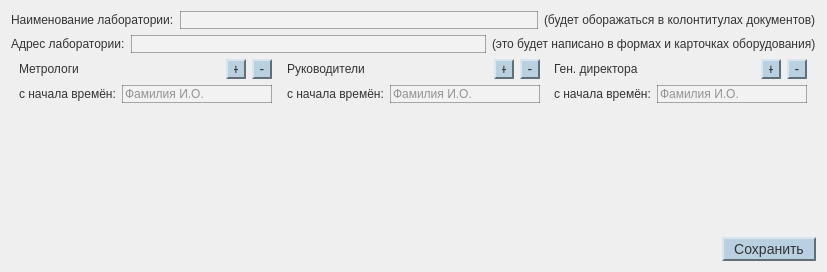
<?xml version="1.0" encoding="UTF-8"?>
<ui version="4.0">
 <class>staff</class>
 <widget class="QDialog" name="staff">
  <property name="geometry">
   <rect>
    <x>0</x>
    <y>0</y>
    <width>827</width>
    <height>272</height>
   </rect>
  </property>
  <property name="windowTitle">
   <string>Сотрудники</string>
  </property>
  <property name="styleSheet">
   <string notr="true">QWidget {
 color: #333333;
}

QLabel {
 color: #333333;
 background-color: rgba(0, 0, 0, 0);
}

QTableView {
 color: #333333;
 border: 2px solid rgba(0, 0, 0, 70);
 background-color: #f0e6d2;
 gridline-color: rgba(180, 180, 180, 128);
}

QTableView::item:selected {
 color: #333333;
 background-color: rgba(180, 200, 220, 128);
}

QRadioButton {
 font-size: 14px;
}

QRadioButton:checked {
 font-size: 14px;
 background-color: #e1e9f0;
}

QRadioButton::indicator {
    width: 15px;
    height: 15px;
}
QRadioButton::indicator:checked {
 background-color: #a0c0d0;
    border: 2px solid rgba(255, 255, 255, 0);
 border-top-color: rgba(0, 0, 0, 120);
 border-left-color: rgba(0, 0, 0, 120);
 border-bottom-color: rgba(255, 255, 255, 120);
 border-right-color: rgba(255, 255, 255, 120);
}
QRadioButton::indicator:unchecked {
 background-color: #e1e9f0;
    border: 2px solid rgba(255, 255, 255, 0);
 border-top-color: rgba(255, 255, 255, 120);
 border-left-color: rgba(255, 255, 255, 120);
 border-bottom-color: rgba(0, 0, 0, 120);
 border-right-color: rgba(0, 0, 0, 120);
}

QLineEdit {
 border: 1px solid rgba(0, 0, 0, 80);
 background-color: rgba(255, 255, 255, 40);
}

QTextEdit {
 border: 1px solid rgba(0, 0, 0, 80);
 background-color: rgba(255, 255, 255, 40);
}

QPushButton {
 background-color: #b8d0e0;
    border: 2px solid rgba(255, 255, 255, 0);
 border-top-color: rgba(255, 255, 255, 120);
 border-left-color: rgba(255, 255, 255, 120);
 border-bottom-color: rgba(0, 0, 0, 120);
 border-right-color: rgba(0, 0, 0, 120);
    padding: 2px 10px;
    font-size: 14px;
}

QPushButton:hover {
 background-color: #c8dfe8;
}

QPushButton:pressed {
 background-color: #a0b8c8;
    border-top-color: rgba(0, 0, 0, 120);
 border-left-color: rgba(0, 0, 0, 120);
 border-bottom-color: rgba(255, 255, 255, 120);
 border-right-color: rgba(255, 255, 255, 120);
}
</string>
  </property>
  <layout class="QVBoxLayout" name="verticalLayout_7">
   <item>
    <layout class="QHBoxLayout" name="horizontalLayout_6">
     <item>
      <widget class="QLabel" name="label_5">
       <property name="text">
        <string>Наименование лаборатории:</string>
       </property>
      </widget>
     </item>
     <item>
      <widget class="QLineEdit" name="lineEdit_lab_name"/>
     </item>
     <item>
      <widget class="QLabel" name="label_8">
       <property name="text">
        <string>(будет оборажаться в колонтитулах документов)</string>
       </property>
      </widget>
     </item>
    </layout>
   </item>
   <item>
    <layout class="QHBoxLayout" name="horizontalLayout_4">
     <item>
      <widget class="QLabel" name="label_7">
       <property name="text">
        <string>Адрес лаборатории:</string>
       </property>
      </widget>
     </item>
     <item>
      <widget class="QLineEdit" name="lineEdit_adress"/>
     </item>
     <item>
      <widget class="QLabel" name="label_9">
       <property name="text">
        <string>(это будет написано в формах и карточках оборудования)</string>
       </property>
      </widget>
     </item>
    </layout>
   </item>
   <item>
    <layout class="QHBoxLayout" name="horizontalLayout">
     <property name="spacing">
      <number>6</number>
     </property>
     <item>
      <spacer name="horizontalSpacer_7">
       <property name="orientation">
        <enum>Qt::Orientation::Horizontal</enum>
       </property>
       <property name="sizeHint" stdset="0">
        <size>
         <width>40</width>
         <height>20</height>
        </size>
       </property>
      </spacer>
     </item>
     <item>
      <layout class="QVBoxLayout" name="verticalLayout_4">
       <item>
        <layout class="QVBoxLayout" name="verticalLayout">
         <item>
          <layout class="QHBoxLayout" name="horizontalLayout_15">
           <item>
            <widget class="QLabel" name="label">
             <property name="text">
              <string>Метрологи</string>
             </property>
            </widget>
           </item>
           <item>
            <spacer name="horizontalSpacer_3">
             <property name="orientation">
              <enum>Qt::Orientation::Horizontal</enum>
             </property>
             <property name="sizeHint" stdset="0">
              <size>
               <width>40</width>
               <height>20</height>
              </size>
             </property>
            </spacer>
           </item>
           <item>
            <widget class="QPushButton" name="pushButton_metr_add">
             <property name="minimumSize">
              <size>
               <width>20</width>
               <height>20</height>
              </size>
             </property>
             <property name="maximumSize">
              <size>
               <width>20</width>
               <height>20</height>
              </size>
             </property>
             <property name="focusPolicy">
              <enum>Qt::FocusPolicy::NoFocus</enum>
             </property>
             <property name="text">
              <string>+</string>
             </property>
            </widget>
           </item>
           <item>
            <widget class="QPushButton" name="pushButton_metr_rem">
             <property name="minimumSize">
              <size>
               <width>20</width>
               <height>20</height>
              </size>
             </property>
             <property name="maximumSize">
              <size>
               <width>20</width>
               <height>20</height>
              </size>
             </property>
             <property name="focusPolicy">
              <enum>Qt::FocusPolicy::NoFocus</enum>
             </property>
             <property name="text">
              <string>-</string>
             </property>
            </widget>
           </item>
          </layout>
         </item>
         <item>
          <layout class="QHBoxLayout" name="horizontalLayout_9">
           <item>
            <widget class="QLabel" name="label_3">
             <property name="text">
              <string>с начала времён:</string>
             </property>
            </widget>
           </item>
           <item>
            <widget class="QLineEdit" name="lineEdit_metr">
             <property name="minimumSize">
              <size>
               <width>150</width>
               <height>0</height>
              </size>
             </property>
             <property name="placeholderText">
              <string>Фамилия И.О.</string>
             </property>
            </widget>
           </item>
          </layout>
         </item>
        </layout>
       </item>
       <item>
        <spacer name="verticalSpacer_2">
         <property name="orientation">
          <enum>Qt::Orientation::Vertical</enum>
         </property>
         <property name="sizeHint" stdset="0">
          <size>
           <width>20</width>
           <height>40</height>
          </size>
         </property>
        </spacer>
       </item>
      </layout>
     </item>
     <item>
      <spacer name="horizontalSpacer_5">
       <property name="orientation">
        <enum>Qt::Orientation::Horizontal</enum>
       </property>
       <property name="sizeHint" stdset="0">
        <size>
         <width>40</width>
         <height>20</height>
        </size>
       </property>
      </spacer>
     </item>
     <item>
      <layout class="QVBoxLayout" name="verticalLayout_5">
       <item>
        <layout class="QVBoxLayout" name="verticalLayout_2">
         <item>
          <layout class="QHBoxLayout" name="horizontalLayout_14">
           <item>
            <widget class="QLabel" name="label_2">
             <property name="text">
              <string>Руководители</string>
             </property>
            </widget>
           </item>
           <item>
            <spacer name="horizontalSpacer_2">
             <property name="orientation">
              <enum>Qt::Orientation::Horizontal</enum>
             </property>
             <property name="sizeHint" stdset="0">
              <size>
               <width>40</width>
               <height>20</height>
              </size>
             </property>
            </spacer>
           </item>
           <item>
            <widget class="QPushButton" name="pushButton_ruk_add">
             <property name="minimumSize">
              <size>
               <width>20</width>
               <height>20</height>
              </size>
             </property>
             <property name="maximumSize">
              <size>
               <width>20</width>
               <height>20</height>
              </size>
             </property>
             <property name="focusPolicy">
              <enum>Qt::FocusPolicy::NoFocus</enum>
             </property>
             <property name="text">
              <string>+</string>
             </property>
            </widget>
           </item>
           <item>
            <widget class="QPushButton" name="pushButton_ruk_rem">
             <property name="minimumSize">
              <size>
               <width>20</width>
               <height>20</height>
              </size>
             </property>
             <property name="maximumSize">
              <size>
               <width>20</width>
               <height>20</height>
              </size>
             </property>
             <property name="focusPolicy">
              <enum>Qt::FocusPolicy::NoFocus</enum>
             </property>
             <property name="text">
              <string>-</string>
             </property>
            </widget>
           </item>
          </layout>
         </item>
         <item>
          <layout class="QHBoxLayout" name="horizontalLayout_5">
           <item>
            <widget class="QLabel" name="label_4">
             <property name="text">
              <string>с начала времён:</string>
             </property>
            </widget>
           </item>
           <item>
            <widget class="QLineEdit" name="lineEdit_ruk">
             <property name="minimumSize">
              <size>
               <width>150</width>
               <height>0</height>
              </size>
             </property>
             <property name="placeholderText">
              <string>Фамилия И.О.</string>
             </property>
            </widget>
           </item>
          </layout>
         </item>
        </layout>
       </item>
       <item>
        <spacer name="verticalSpacer_3">
         <property name="orientation">
          <enum>Qt::Orientation::Vertical</enum>
         </property>
         <property name="sizeHint" stdset="0">
          <size>
           <width>20</width>
           <height>40</height>
          </size>
         </property>
        </spacer>
       </item>
      </layout>
     </item>
     <item>
      <spacer name="horizontalSpacer_6">
       <property name="orientation">
        <enum>Qt::Orientation::Horizontal</enum>
       </property>
       <property name="sizeHint" stdset="0">
        <size>
         <width>40</width>
         <height>20</height>
        </size>
       </property>
      </spacer>
     </item>
     <item>
      <layout class="QVBoxLayout" name="verticalLayout_6">
       <item>
        <layout class="QVBoxLayout" name="verticalLayout_3">
         <item>
          <layout class="QHBoxLayout" name="horizontalLayout_13">
           <item>
            <widget class="QLabel" name="label_6">
             <property name="text">
              <string>Ген. директора</string>
             </property>
            </widget>
           </item>
           <item>
            <spacer name="horizontalSpacer">
             <property name="orientation">
              <enum>Qt::Orientation::Horizontal</enum>
             </property>
             <property name="sizeHint" stdset="0">
              <size>
               <width>40</width>
               <height>20</height>
              </size>
             </property>
            </spacer>
           </item>
           <item>
            <widget class="QPushButton" name="pushButton_gen_add">
             <property name="minimumSize">
              <size>
               <width>20</width>
               <height>20</height>
              </size>
             </property>
             <property name="maximumSize">
              <size>
               <width>20</width>
               <height>20</height>
              </size>
             </property>
             <property name="focusPolicy">
              <enum>Qt::FocusPolicy::NoFocus</enum>
             </property>
             <property name="text">
              <string>+</string>
             </property>
            </widget>
           </item>
           <item>
            <widget class="QPushButton" name="pushButton_gen_rem">
             <property name="minimumSize">
              <size>
               <width>20</width>
               <height>20</height>
              </size>
             </property>
             <property name="maximumSize">
              <size>
               <width>20</width>
               <height>20</height>
              </size>
             </property>
             <property name="focusPolicy">
              <enum>Qt::FocusPolicy::NoFocus</enum>
             </property>
             <property name="text">
              <string>-</string>
             </property>
            </widget>
           </item>
          </layout>
         </item>
         <item>
          <layout class="QHBoxLayout" name="horizontalLayout_2">
           <item>
            <widget class="QLabel" name="label_27">
             <property name="text">
              <string>с начала времён:</string>
             </property>
            </widget>
           </item>
           <item>
            <widget class="QLineEdit" name="lineEdit_gen">
             <property name="minimumSize">
              <size>
               <width>150</width>
               <height>0</height>
              </size>
             </property>
             <property name="placeholderText">
              <string>Фамилия И.О.</string>
             </property>
            </widget>
           </item>
          </layout>
         </item>
        </layout>
       </item>
       <item>
        <spacer name="verticalSpacer_4">
         <property name="orientation">
          <enum>Qt::Orientation::Vertical</enum>
         </property>
         <property name="sizeHint" stdset="0">
          <size>
           <width>20</width>
           <height>40</height>
          </size>
         </property>
        </spacer>
       </item>
      </layout>
     </item>
     <item>
      <spacer name="horizontalSpacer_8">
       <property name="orientation">
        <enum>Qt::Orientation::Horizontal</enum>
       </property>
       <property name="sizeHint" stdset="0">
        <size>
         <width>40</width>
         <height>20</height>
        </size>
       </property>
      </spacer>
     </item>
    </layout>
   </item>
   <item>
    <spacer name="verticalSpacer">
     <property name="orientation">
      <enum>Qt::Orientation::Vertical</enum>
     </property>
     <property name="sizeHint" stdset="0">
      <size>
       <width>20</width>
       <height>90</height>
      </size>
     </property>
    </spacer>
   </item>
   <item>
    <layout class="QHBoxLayout" name="horizontalLayout_3">
     <item>
      <spacer name="horizontalSpacer_4">
       <property name="orientation">
        <enum>Qt::Orientation::Horizontal</enum>
       </property>
       <property name="sizeHint" stdset="0">
        <size>
         <width>40</width>
         <height>20</height>
        </size>
       </property>
      </spacer>
     </item>
     <item>
      <widget class="QPushButton" name="pushButton_save">
       <property name="text">
        <string>Сохранить</string>
       </property>
      </widget>
     </item>
    </layout>
   </item>
  </layout>
 </widget>
 <resources/>
 <connections/>
</ui>
